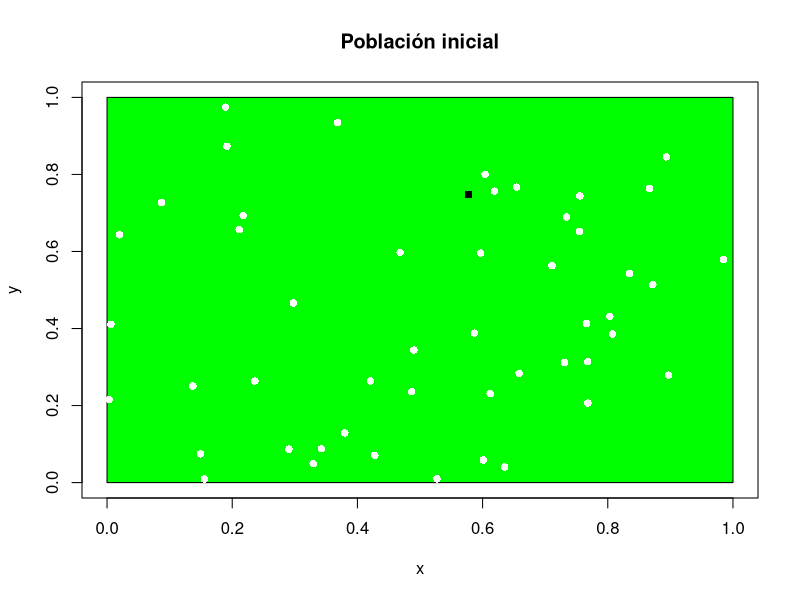
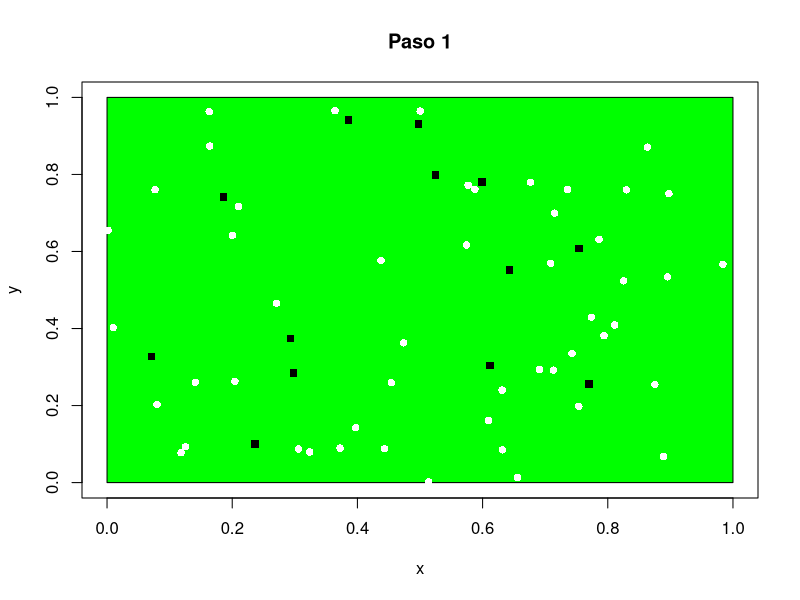
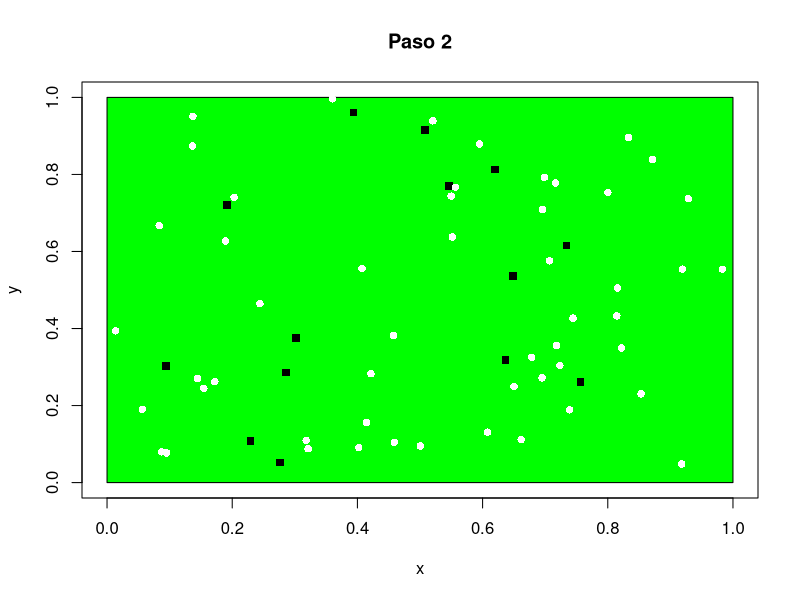
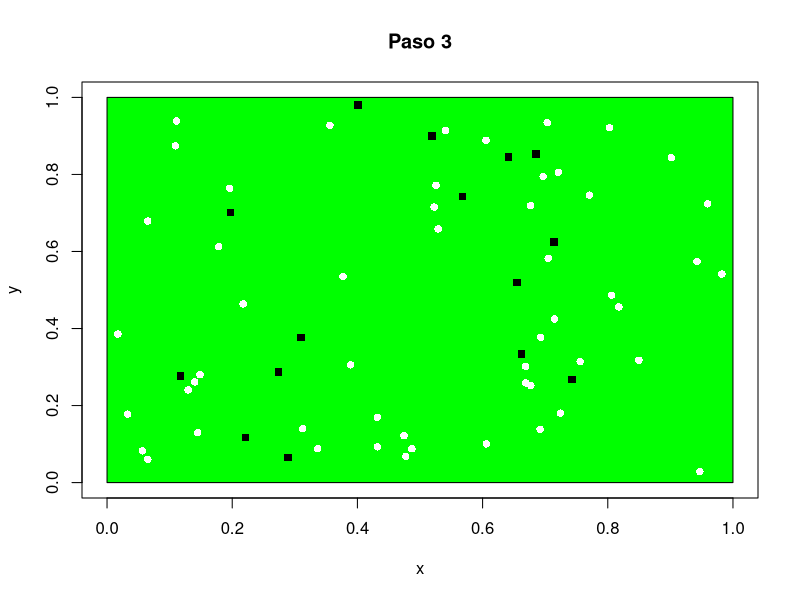
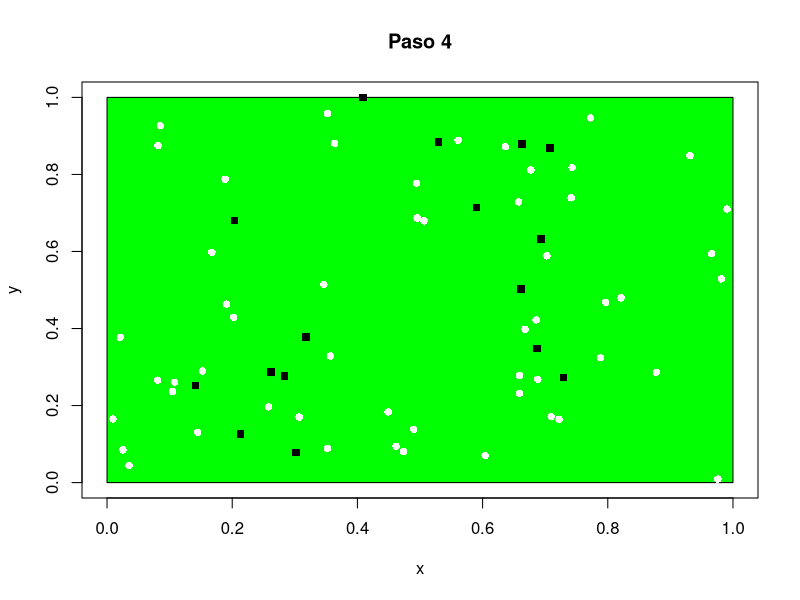
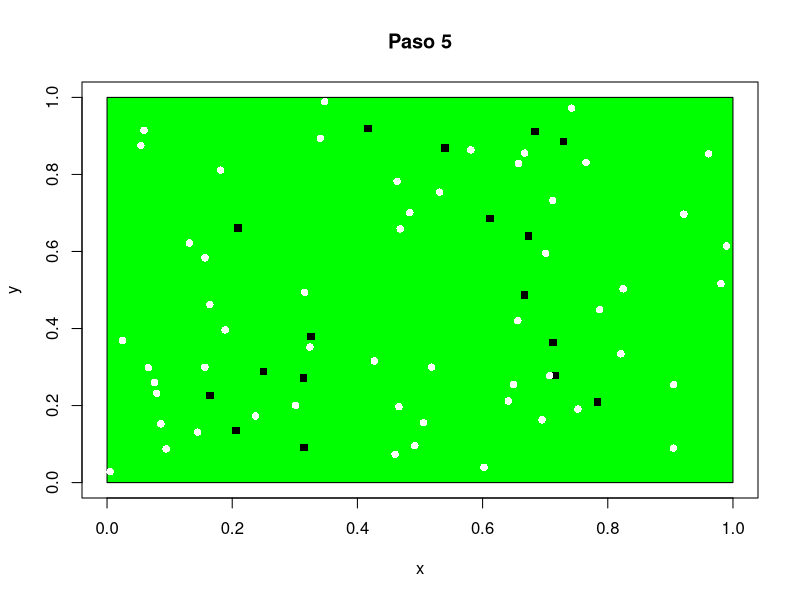
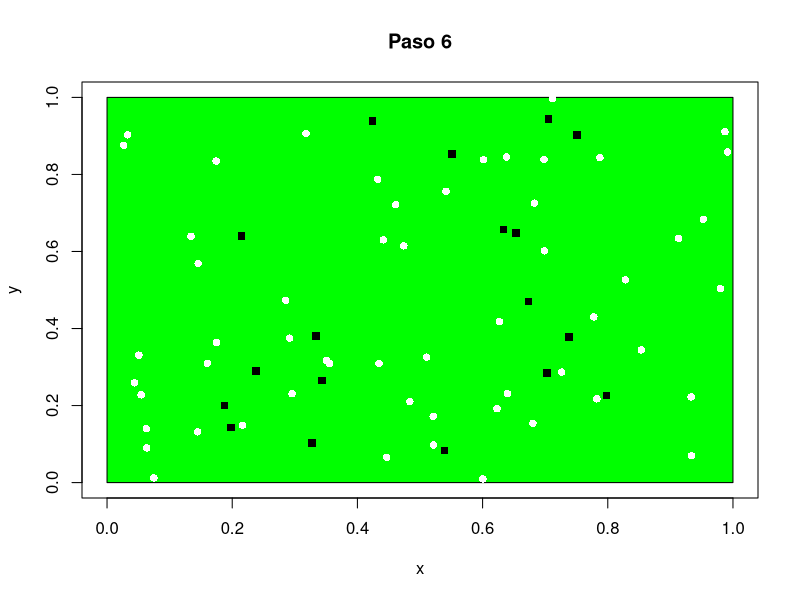
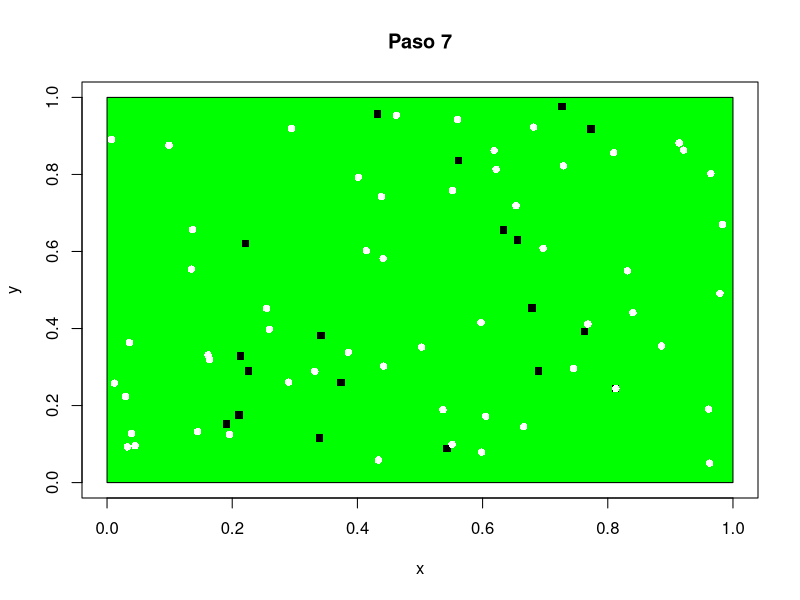

Generate these figures, in order, with R: (Note: this script raises an error after producing the figures.)
# lobos-ovejas version 2.0 

l <- 1 # region
n <- 50 # individuos (ambas especies)

epsilon <- 0 # prob reproduccion lobos
alpha <- 0.08 # prob reproduccion ovejas

gama <- 0.3 # probabilidad muerte lobos
bet <- 0.2 # muerte de ovejas

v <- l/30 # tamano de paso

poblacion <- data.frame(x = double(), y = double(), dx = double(), dy = double(), especie  = character())

plobosi <- numeric() # porcentaje poblacion lobos a lo largo del tiempo
povejasi <- numeric() # porcentaje poblacion ovejas a lo largo del tiempo

# INICIO
for (i in 1:n) {
  e <- "O"
  if ( i == n ) {
    e <- "L"
  } 
  poblacion <- rbind(poblacion, data.frame(x = runif(1, 0, l), y = runif(1, 0, l), dx = runif(1, -v, v), dy = runif(1, -v, v), especie = e))
}

iL <- poblacion[poblacion$especie == "L",]
iO <- poblacion[poblacion$especie == "O",]

tmax <- 60
digitos <- floor(log(tmax, 10)) + 1

#system("rm -f lotka_t*.png")
#system("rm -f por_poblacion_t*.png")

tl <- "0"
while (nchar(tl) < digitos) {
  tl <- paste("0", tl, sep="")
}
png(paste("lotka_t", tl, ".png", sep=""))
plot(l, type="n", xlim=c(0, l), ylim=c(0, l), xlab="x", ylab="y", main="Poblaci\u{F3}n inicial")
rect(0, 0, l, l, col = "green")
if (dim(iL)[1] > 0) {
  points(iL$x, iL$y, pch=15, col="black")
}
if (dim(iO)[1] > 0) {
  points(iO$x, iO$y, pch=16, col="white")
}
graphics.off()

for (tiempo in 1:tmax) {
  plobosi = dim(poblacion[poblacion$especie=="L", ])[1]
  povejasi = dim(poblacion[poblacion$especie=="O", ])[1]
  
  mo = round(bet*plobosi)
  ro = round(alpha*povejasi)
  
  #ml = round(gama*povejasi)
  rl = round(((povejasi - plobosi)*(1/4) / plobosi) + epsilon)
  
  povejasf = povejasi + ro - mo
  plobosf = plobosi + rl
  
  for (i in 1:mo) {
    ovejas = which(poblacion$especie == "O", arr.ind = T)
    quita = sample(ovejas, 1, replace = F)
    poblacion[quita, "x"] = NA
  }
  poblacion <- poblacion[!is.na(poblacion$x), ]
  
  for (i in 1:ro) {
    poblacion <- rbind(poblacion, data.frame(x = runif(1, 0, l), y = runif(1, 0, l), dx = runif(1, -v, v), dy = runif(1, -v, v), especie = "O")) 
  }
  
  if (rl < 0) {
    for (i in 1:(-rl)) {
      lobos = which(poblacion$especie == "L", arr.ind = T)
      quita = sample(lobos, 1, replace = F)
      poblacion[quita, "x"] = NA
    }
  } else {
    for (i in 1:rl) {
      poblacion <- rbind(poblacion, data.frame(x = runif(1, 0, l), y = runif(1, 0, l), 
                                               dx = runif(1, -v, v), dy = runif(1, -v, v), especie = "L")) 
    }
  }
  poblacion <- poblacion[!is.na(poblacion$x), ]
  
  # desplazamiento
  if (dim(poblacion)[1] != 0) {
    for (i in 1:dim(poblacion)[1]) {
      ind <- poblacion[i, ]
      ind$x <- ind$x + ind$dx
      ind$y <- ind$y + ind$dy
      if (ind$x > l) {
        ind$x <- ind$x - (l/10)
      }
      if (ind$y > l) {
        ind$y <- ind$y - (l/10)
      }
      if (ind$x < 0) {
        ind$x <- ind$x + (l/10)
      }
      if (ind$y < 0) {
        ind$y <- ind$y + (l/10)
      }
      poblacion[i, ] <- ind
    }
    
    iL <- poblacion[poblacion$especie == "L",]
    iO <- poblacion[poblacion$especie == "O",]
    
    # graficamos...
    tl <- paste(tiempo, "", sep="")
    while (nchar(tl) < digitos) {
      tl <- paste("0", tl, sep="")
    }
    salida <- paste("lotka_t", tl, ".png", sep="")
    paso <- paste("Paso", tiempo)
    png(salida)
    plot(l, type="n", xlim=c(0, l), ylim=c(0, l), xlab="x", ylab="y", main=paso)
    #box("outer", col="green")
    rect(0, 0, l, l, col = "green")
    if (dim(iL)[1] > 0) {
      points(iL$x, iL$y, pch=15, col="black")
    }
    if (dim(iO)[1] > 0) {
      points(iO$x, iO$y, pch=16, col="white")
    }
    graphics.off()
    
    # porcentaje poblaciones
    # total = dim(poblacion[poblacion$especie,])[1]
    
    print(tiempo)
     lobos = dim(iL)[1]
     ovejas = dim(iO)[1]
     print(c(lobos, ovejas))
    # plobos <- c(plobos, 100 * lobos / total)
    # povejas <- c(povejas, 100 * ovejas / total)
    # png(paste("por_poblacion_t", tl, ".png", sep=""), width=600, height=300)
    # plot(1:tiempo, plobos, xlim=c(0, tmax), ylim=c(0, 100), xlab="Tiempo", ylab="Porcentaje poblaci\u{F3}n", col = "red")
    # points(1:tiempo, povejas, xlim=c(0, tmax), ylim=c(0, 100), pch=16, col = "blue")
    # graphics.off()
  }
}

#system("convert -delay 50 -size 300x300 lotka_t*.png -loop 0 lotka.gif")
#system("convert -delay 50 -size 300x300 por_poblacion_t*.png -loop 0 poblacion.gif")

# rect(-0.9, 1.9, -0.5, 1.2, col = "magenta")
#grid(nx = 1000, ny = 1000, col = "chartreuse", lty = "dotted",
#    lwd = par("lwd"), equilogs = TRUE)
